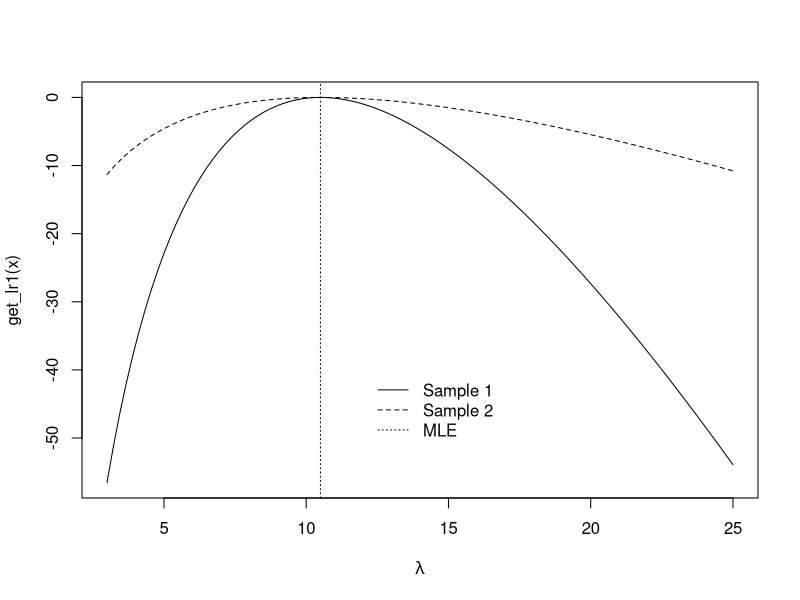

The R script that drew this image: (Note: this script raises an error after producing the figure.)
# Binomial test --------------------------------------------------------------------

get_binom_pvalue <- function(np, nq, p0 = 0.5) {
  1 - pbinom(np - 1, np + nq, p0)  ## p(x >= np)
}

get_binom_pvalue(10, 3)
binom.test(c(10, 3), p = 0.5, alternative = 'g')










# Wald test --------------------------------------------------------------------

# 1. 
x1 <- c(3, 5, 6, 6, 7, 10, 13, 15, 18, 22)
x2 <- c(9, 12)
lambda_mle1 <- mean(x1)
lambda_mle2 <- mean(x2)
print(c(lambda_mle1, lambda_mle2))

# log(L) = -n * lambda + log(lambda) * sum(x_i) - sum(log(x_i !))
poisson.loglikelihood <- function(lambda, x) {
  n <- length(x)
  -n * lambda + log(lambda) * sum(x) - sum(lfactorial(x))
}

# 2. 

get_lr1 <- function(lambda) {
  poisson.loglikelihood(lambda, x1) - poisson.loglikelihood(lambda_mle1, x1)
}

get_lr2 <- function(lambda) {
  poisson.loglikelihood(lambda, x2) - poisson.loglikelihood(lambda_mle2, x2)
}

curve(get_lr1, from=3, to=25, xlab=expression(lambda))
curve(get_lr2, add=TRUE, lty="dashed")
legend(x=12, y=-40, legend=c("Sample 1", "Sample 2", "MLE"), lty=c("solid", "dashed", "dotted"), bty="n")

abline(v=lambda_mle1, lty="dotted")  # MLE for both samples

# 3. 

# L''(lambda) = sum(x) / n^2
poisson.mle_variance <- function(x) {
  n <- length(x)
  sum(x) /(n ^ 2)
}
poisson.mle_variance(x1)
# [1] 1.05
poisson.mle_variance(x2)
# [1] 5.25

# For the second sample the variance is higher

# 4. 
lambda_to_test <- 9
lambda_mle <- mean(x1)
var <- poisson.mle_variance(x1)
Z0 <- (lambda_to_test - lambda_mle) / sqrt(var)

Z0
pnorm(Z0)
# 0.07161745 < 0.05 -> don't reject













# Likelihood ratio test --------------------------------------------------------------------

# 1.
curve(poisson.loglikelihood(x, data), from = 2, to = 30,
      xlab = expression(lambda), ylab = "Log-likelihood")
maxlik.mle <- poisson.loglikelihood(lambda_mle, x1)

# Paint interval
segments(x0 = lambda_mle, y0 = -140, x1 = mle, y1 = maxlik.mle, lty="dotted") 
#segments(x0 = 0, y0 = maxlik.mle, x1 = mle, y1 = maxlik.mle, lty="dotted")

# 2. 
abline(h = maxlik.mle - qchisq(p = 0.95, df = 1) / 2, lty = "dashed")


# 3. 
op.func<-function(lambda, data, alpha, maxlikMLE) {
  -2 * (poisson.loglikelihood(lambda, data) - maxlikMLE) - qchisq(p = 1 - alpha, df = 1)
}

# Intersect the dashed line with the curve with uniroot
lower <- uniroot(f = op.func, interval = c(0, mle), data = data, alpha = 0.05, maxlikMLE = maxlik.mle)
upper <- uniroot(f = op.func, interval = c(mle, 30), data = data, alpha = 0.05, maxlikMLE = maxlik.mle)
conf_int <- c(lower$root, upper$root)
print(conf_int)
abline(v = conf_int)

#check if we have correctly found mle
optimize(f = op.func, interval = c(0, 28), data=data, alpha = 0.05, maxlikMLE = maxlik.mle)















# Score test --------------------------------------------------------------------

# 1.

# log(L) = -n * lambda + log(lambda) * sum(x_i) - sum(log(x_i !))
# dlog(L) = -n  + 1 / lambda * sum(x_i)
poisson.score <- function(lambda, data) {
  n <- length(data)
  -n + 1 / lambda * sum(data)
}

poisson.fisherI <- function(lambda, data) {
  1 / lambda ^ 2 * sum(data)
} 

lambda_mle <- mean(x1)
lambda_to_test <- 9.0
test_statistic_score <- poisson.score(lambda_to_test, data) / sqrt(poisson.fisherI(lambda_to_test, data))
test_statistic_score
1 - pnorm(test_statistic_score)
# 0.07161745 < 0.05 -> don't reject

# 2. 
test_statistic_wald <- (lambda_mle - lambda_to_test) / sqrt(poisson.mle_variance(data))
1 - pnorm(test_statistic_wald)
